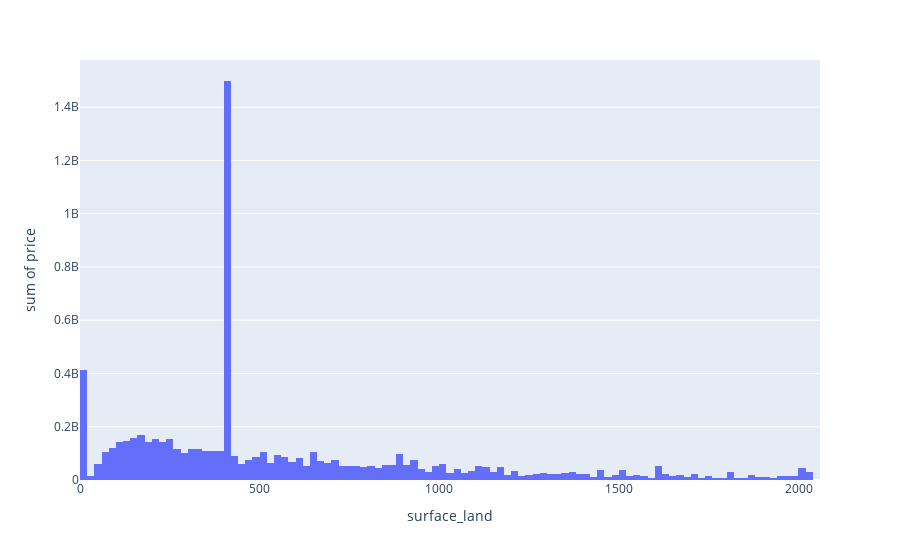
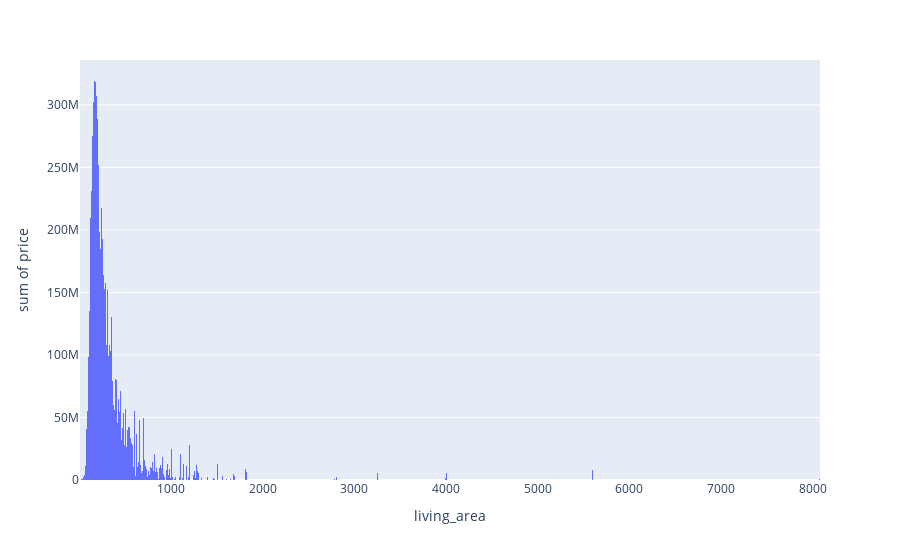

Notebook code for these charts, in order:
### Markdown cell above
## Histogram: price, surface_land

### Code cell
print(house_cleaned2['surface_land'])
hist = px.histogram(house_cleaned_outliers, x='surface_land', y='price')
hist.show()
hist = px.histogram(house_cleaned_outliers, x='living_area', y='price')
hist.show()

### Figure 1 — Plotly figure (JSON) as saved in the notebook; plotly's stock layout.template omitted (floating-point values rounded to 4 significant figures; data arrays with more than 128 entries replaced by an {"elided": "..."} marker saying what was removed)
{"data": [{"alignmentgroup": "True", "bingroup": "x", "histfunc": "sum", "hovertemplate": "surface_land=%{x}<br>sum of price=%{y}<extra></extra>", "legendgroup": "", "marker": {"color": "#636efa", "pattern": {"shape": ""}}, "name": "", "offsetgroup": "", "orientation": "v", "showlegend": false, "type": "histogram", "x": {"elided": "14513 int values"}, "xaxis": "x", "y": {"elided": "14513 int values"}, "yaxis": "y"}], "layout": {"barmode": "relative", "legend": {"tracegroupgap": 0}, "margin": {"t": 60}, "xaxis": {"anchor": "y", "domain": [0, 1], "title": {"text": "surface_land"}}, "yaxis": {"anchor": "x", "domain": [0, 1], "title": {"text": "sum of price"}}}}

### Figure 2 — Plotly figure (JSON) as saved in the notebook; plotly's stock layout.template omitted (floating-point values rounded to 4 significant figures; data arrays with more than 128 entries replaced by an {"elided": "..."} marker saying what was removed)
{"data": [{"alignmentgroup": "True", "bingroup": "x", "histfunc": "sum", "hovertemplate": "living_area=%{x}<br>sum of price=%{y}<extra></extra>", "legendgroup": "", "marker": {"color": "#636efa", "pattern": {"shape": ""}}, "name": "", "offsetgroup": "", "orientation": "v", "showlegend": false, "type": "histogram", "x": {"elided": "14513 int values"}, "xaxis": "x", "y": {"elided": "14513 int values"}, "yaxis": "y"}], "layout": {"barmode": "relative", "legend": {"tracegroupgap": 0}, "margin": {"t": 60}, "xaxis": {"anchor": "y", "domain": [0, 1], "title": {"text": "living_area"}}, "yaxis": {"anchor": "x", "domain": [0, 1], "title": {"text": "sum of price"}}}}
